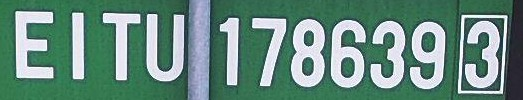
#> input picture test/gorizontal/1-122720001-OCR-AS-B01_jpg.rf.4c7af66a0b838d2dd66e205de8b3a98a.jpg, 523 x 100 px
$ python -i container_layout.py   (imports and definitions only)   (older library calls are emulated)
#> lines starting #> are read from the running program, lines starting #| are printed output that depends on the picture; after the words box and inside, x2 and y2 are one past the last pixel; in counts of white or black regions, pixels touching at a corner belong together
#> further down, picture is the input picture: shape (100, 523, 3); mean B, G, R 127.4, 139.7, 103.6
from __future__ import annotations

import os
from typing import Any, Optional

import cv2
import numpy as np

HORIZONTAL_RATIO_THRESHOLD = float(os.getenv("OCR_HORIZONTAL_RATIO_THRESHOLD", "3.2"))
VERTICAL_RATIO_THRESHOLD = float(os.getenv("OCR_VERTICAL_RATIO_THRESHOLD", "0.22"))
DEFAULT_TWOLINES_MAX_RATIO = float(os.getenv("OCR_TWOLINES_MAX_RATIO", "3.0"))
DEFAULT_ONELINE_MIN_RATIO = float(os.getenv("OCR_ONELINE_MIN_RATIO", "3.0"))
DEFAULT_SPLIT_DOOR_MIN_HEIGHT = int(os.getenv("OCR_SPLIT_DOOR_MIN_HEIGHT", "420"))


# [13 lines left out: function _layout_setting, not called in this run]


def foreground_mask(img):
    gray = cv2.cvtColor(img, cv2.COLOR_BGR2GRAY)
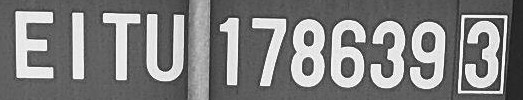
#> gray: shape (100, 523); min 19, max 255, mean 127.5
    clahe = cv2.createCLAHE(clipLimit=2.2, tileGridSize=(8, 8))
    gray = clahe.apply(gray)
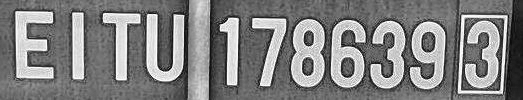
#> gray: shape (100, 523); min 7, max 255, mean 128.3
    _, mask = cv2.threshold(gray, 0, 255, cv2.THRESH_BINARY + cv2.THRESH_OTSU)
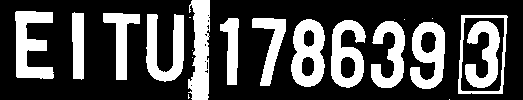
#> mask: shape (100, 523); 30.1% white; 20 white regions (7 under 20 px), largest, box (x1, y1, x2, y2) and area: (188, 0, 210, 100) 1605, (15, 11, 54, 79) 1569, (291, 19, 325, 87) 1541
    if np.count_nonzero(mask) > (mask.size * 0.5):
        mask = 255 - mask
    kernel = np.ones((2, 2), dtype=np.uint8)
    mask = cv2.morphologyEx(mask, cv2.MORPH_OPEN, kernel)
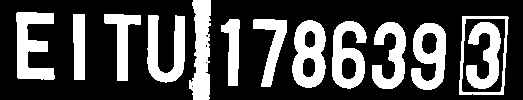
#> mask: shape (100, 523); 30% white; 13 white regions, largest, box (x1, y1, x2, y2) and area: (16, 12, 55, 80) 1568, (189, 0, 211, 100) 1561, (292, 20, 326, 88) 1540
    mask = cv2.dilate(mask, kernel, iterations=1)
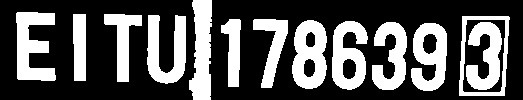
#> mask: shape (100, 523); 33.7% white; 13 white regions, largest, box (x1, y1, x2, y2) and area: (16, 12, 56, 81) 1725, (189, 0, 212, 100) 1708, (292, 20, 327, 89) 1708
    return mask


# [260 lines left out: functions merge_bands, extract_text_row_bands, _band_roi, extract_two_line_rois, _estimate_vertical_seam_x, extract_split_door_rois and 1 more, not called in this run]

>>> import cv2
>>> picture = cv2.imread('../test/gorizontal/1-122720001-OCR-AS-B01_jpg.rf.4c7af66a0b838d2dd66e205de8b3a98a.jpg')
>>> result = foreground_mask(picture)

$ run again, on test/gorizontal/1-123504001-OCR-AS-B01_jpg.rf.f52bdc864eac427dbd8327a1f1db822e.jpg
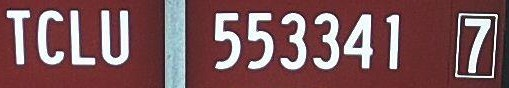
#> input picture test/gorizontal/1-123504001-OCR-AS-B01_jpg.rf.f52bdc864eac427dbd8327a1f1db822e.jpg, 509 x 88 px
#> picture is the input picture: shape (88, 509, 3); mean B, G, R 89.5, 86.1, 125.9
#> in foreground_mask, `gray = clahe.apply(gray)`:
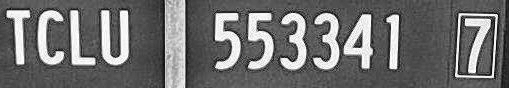
#> gray: shape (88, 509); min 2, max 255, mean 110.7
#> in foreground_mask, `mask = cv2.dilate(mask, kernel, iterations=1)`:
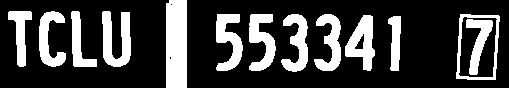
#> mask: shape (88, 509); 24.7% white; 13 white regions, largest, box (x1, y1, x2, y2) and area: (166, 0, 187, 88) 1836, (102, 11, 131, 67) 1020, (345, 15, 375, 71) 935
